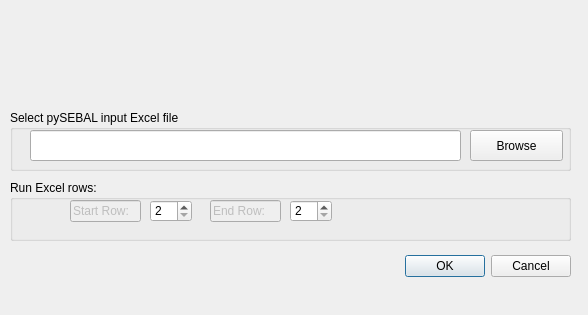
<?xml version="1.0" encoding="UTF-8"?>
<ui version="4.0">
 <class>pySEBALGUI</class>
 <widget class="QDialog" name="pySEBALGUI">
  <property name="geometry">
   <rect>
    <x>0</x>
    <y>0</y>
    <width>588</width>
    <height>315</height>
   </rect>
  </property>
  <property name="minimumSize">
   <size>
    <width>588</width>
    <height>290</height>
   </size>
  </property>
  <property name="windowTitle">
   <string>pySEBAL</string>
  </property>
  <property name="windowIcon">
   <iconset>
    <normaloff>tree.png</normaloff>tree.png</iconset>
  </property>
  <widget class="QDialogButtonBox" name="ButtonBox_OKCancel_SEBAL">
   <property name="geometry">
    <rect>
     <x>230</x>
     <y>250</y>
     <width>341</width>
     <height>32</height>
    </rect>
   </property>
   <property name="toolTip">
    <string>&lt;html&gt;&lt;head/&gt;&lt;body&gt;&lt;p&gt;Push OK to run SEBAL or Cancel to close Tab&lt;/p&gt;&lt;/body&gt;&lt;/html&gt;</string>
   </property>
   <property name="orientation">
    <enum>Qt::Horizontal</enum>
   </property>
   <property name="standardButtons">
    <set>QDialogButtonBox::Cancel|QDialogButtonBox::Ok</set>
   </property>
   <property name="centerButtons">
    <bool>false</bool>
   </property>
  </widget>
  <widget class="QPushButton" name="pushButton">
   <property name="geometry">
    <rect>
     <x>470</x>
     <y>130</y>
     <width>93</width>
     <height>31</height>
    </rect>
   </property>
   <property name="text">
    <string>Browse</string>
   </property>
  </widget>
  <widget class="QLineEdit" name="lineEdit">
   <property name="geometry">
    <rect>
     <x>30</x>
     <y>130</y>
     <width>431</width>
     <height>31</height>
    </rect>
   </property>
  </widget>
  <widget class="QLineEdit" name="lineEdit_2">
   <property name="enabled">
    <bool>false</bool>
   </property>
   <property name="geometry">
    <rect>
     <x>210</x>
     <y>200</y>
     <width>71</width>
     <height>22</height>
    </rect>
   </property>
   <property name="autoFillBackground">
    <bool>false</bool>
   </property>
   <property name="text">
    <string>End Row:</string>
   </property>
   <property name="readOnly">
    <bool>true</bool>
   </property>
  </widget>
  <widget class="QSpinBox" name="spinBox_2">
   <property name="geometry">
    <rect>
     <x>290</x>
     <y>200</y>
     <width>42</width>
     <height>22</height>
    </rect>
   </property>
   <property name="minimum">
    <number>2</number>
   </property>
   <property name="maximum">
    <number>9999</number>
   </property>
  </widget>
  <widget class="QLabel" name="label">
   <property name="geometry">
    <rect>
     <x>320</x>
     <y>0</y>
     <width>261</width>
     <height>111</height>
    </rect>
   </property>
   <property name="text">
    <string>&lt;html&gt;&lt;head/&gt;&lt;body&gt;&lt;p&gt;&lt;img src=&quot;:/Logo/ihe-delft-logo-resize.jpg&quot;/&gt;&lt;/p&gt;&lt;/body&gt;&lt;/html&gt;</string>
   </property>
  </widget>
  <widget class="QLabel" name="label_2">
   <property name="geometry">
    <rect>
     <x>20</x>
     <y>0</y>
     <width>291</width>
     <height>111</height>
    </rect>
   </property>
   <property name="text">
    <string>&lt;html&gt;&lt;head/&gt;&lt;body&gt;&lt;p&gt;&lt;img src=&quot;:/Logo/logoSEBAL-resize.png&quot;/&gt;&lt;/p&gt;&lt;/body&gt;&lt;/html&gt;</string>
   </property>
  </widget>
  <widget class="QGroupBox" name="groupBox">
   <property name="geometry">
    <rect>
     <x>10</x>
     <y>110</y>
     <width>561</width>
     <height>61</height>
    </rect>
   </property>
   <property name="title">
    <string>Select pySEBAL input Excel file</string>
   </property>
  </widget>
  <widget class="QGroupBox" name="groupBox_2">
   <property name="geometry">
    <rect>
     <x>10</x>
     <y>180</y>
     <width>561</width>
     <height>61</height>
    </rect>
   </property>
   <property name="title">
    <string>Run Excel rows:</string>
   </property>
   <widget class="QLineEdit" name="lineEdit_3">
    <property name="enabled">
     <bool>false</bool>
    </property>
    <property name="geometry">
     <rect>
      <x>60</x>
      <y>20</y>
      <width>71</width>
      <height>22</height>
     </rect>
    </property>
    <property name="autoFillBackground">
     <bool>false</bool>
    </property>
    <property name="text">
     <string>Start Row:</string>
    </property>
    <property name="readOnly">
     <bool>true</bool>
    </property>
   </widget>
   <widget class="QSpinBox" name="spinBox">
    <property name="geometry">
     <rect>
      <x>140</x>
      <y>20</y>
      <width>42</width>
      <height>22</height>
     </rect>
    </property>
    <property name="minimum">
     <number>2</number>
    </property>
    <property name="maximum">
     <number>9999</number>
    </property>
   </widget>
  </widget>
  <zorder>groupBox_2</zorder>
  <zorder>groupBox</zorder>
  <zorder>ButtonBox_OKCancel_SEBAL</zorder>
  <zorder>pushButton</zorder>
  <zorder>lineEdit</zorder>
  <zorder>lineEdit_2</zorder>
  <zorder>spinBox_2</zorder>
  <zorder>label</zorder>
  <zorder>label_2</zorder>
 </widget>
 <resources>
  <include location="images.qrc"/>
 </resources>
 <connections>
  <connection>
   <sender>ButtonBox_OKCancel_SEBAL</sender>
   <signal>accepted()</signal>
   <receiver>pySEBALGUI</receiver>
   <slot>accept()</slot>
   <hints>
    <hint type="sourcelabel">
     <x>248</x>
     <y>254</y>
    </hint>
    <hint type="destinationlabel">
     <x>157</x>
     <y>274</y>
    </hint>
   </hints>
  </connection>
  <connection>
   <sender>ButtonBox_OKCancel_SEBAL</sender>
   <signal>rejected()</signal>
   <receiver>pySEBALGUI</receiver>
   <slot>reject()</slot>
   <hints>
    <hint type="sourcelabel">
     <x>316</x>
     <y>260</y>
    </hint>
    <hint type="destinationlabel">
     <x>286</x>
     <y>274</y>
    </hint>
   </hints>
  </connection>
 </connections>
</ui>
